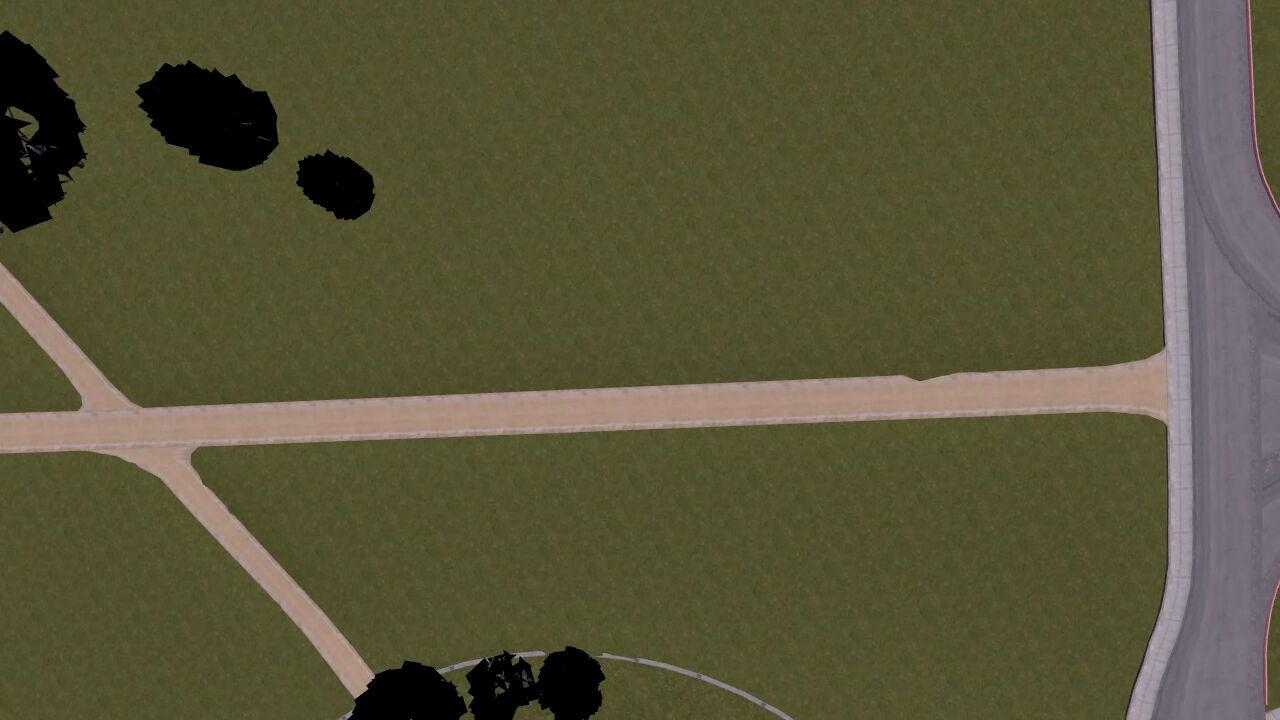
#> input picture map_visualization/samples/frame_1.jpg, 1280 x 720 px
$ python demo_from_jpegs.py --dir map_visualization/samples
#> lines starting #> are read from the running program, lines starting #| are printed output that depends on the picture; after the words box and inside, x2 and y2 are one past the last pixel; in counts of white or black regions, pixels touching at a corner belong together
### map_visualization/realtime_mapper.py
#!/usr/bin/env python3
"""Realtime orthophoto builder based on georeferenced frames.

Instead of reading EXIF from saved JPEGs this class consumes `GeorefFrame` objects
(directly providing image ndarray + DroneData with lat, lon, alt, yaw (radians), etc.).

Usage example:

    from realtime_mapper import RealTimeMapper
    mapper = RealTimeMapper(img_width=1280, img_height=720, fov_x=1.74, preview=True)
    mapper.add_frame(geo_frame)
    # interact with window: scrollbars, mouse wheel to zoom, drag to pan.
"""
from __future__ import annotations
import os
import math
import numpy as np
from typing import Optional
from PIL import Image, ImageTk
import tkinter as tk
from geo_frame import GeorefFrame
from concurrent.futures import ThreadPoolExecutor
import cv2


class RealTimeMapper:
    def __init__(
        self,
        img_width: int,
        img_height: int,
        fov_x: float,
        ortho_width: int = 5000,
        ortho_height: int = 5000,
        alpha: float = 0.5,
        preview: bool = False,
        preview_scale: float = .5,
    ):
        """Initialize realtime mapper.

        img_width/img_height: dimensions of source frames (needed for GSD).
        fov_x: horizontal field of view (radians).
        ortho_width/height: pixel size of orthomap canvas.
        alpha: blend factor for newly added frame (0..1).
        preview: if True show incremental Tk preview window.
        preview_scale: scale factor applied to displayed orthomap.
        """
        self.img_width = img_width
        self.img_height = img_height
        self.fov_x = fov_x
        self.fov_y = fov_x * (img_height / img_width)
        self.ortho_width = ortho_width
        self.ortho_height = ortho_height
        self.alpha = alpha
        self.preview = preview
        self.preview_scale = preview_scale

        self.executor = ThreadPoolExecutor(max_workers=2)

        # RGBA canvas
        self.ortho_map = np.zeros((ortho_height, ortho_width, 4), dtype=np.uint8)

        # reference frame info (set when first frame added)
        self.ref_lat: Optional[float] = None
        self.ref_lon: Optional[float] = None
        self.ref_gsd_x: Optional[float] = None  # meters per pixel horizontally
        self.frames_added = 0

        # preview setup
        self._tk_root: Optional[tk.Tk] = None
        self._tk_canvas: Optional[tk.Canvas] = None
        self._tk_img: Optional[ImageTk.PhotoImage] = None
        self.zoom: float = 1.0
        self.min_zoom: float = 0.1
        self.max_zoom: float = 5.0
        self._canvas_image_id = None
        self._hq_refresh_pending = False  # schedule high-quality refresh after fast zoom
        if self.preview:
            self._init_preview()

    # [24 lines left out: function _init_preview, not called in this run]

    def _on_btn_press(self, event):
        if self._tk_canvas is not None:
            self._tk_canvas.scan_mark(event.x, event.y)

    def _on_drag(self, event):
        if self._tk_canvas is not None:
            self._tk_canvas.scan_dragto(event.x, event.y, gain=1)

    # [22 lines left out: functions _on_mouse_wheel, _delayed_hq_refresh, not called in this run]

    def _update_preview(self, force: bool = False, fast: bool = False):
        if not self.preview or self._tk_canvas is None:
            return
        preview_img = Image.fromarray(self.ortho_map, 'RGBA')
        target_w = int(self.ortho_width * self.preview_scale * self.zoom)
        target_h = int(self.ortho_height * self.preview_scale * self.zoom)
        resample = Image.Resampling.NEAREST if fast else Image.Resampling.LANCZOS
        # preview_img = preview_img.resize((target_w, target_h), resample)
        preview_np = cv2.resize(self.ortho_map, (target_w, target_h), interpolation=cv2.INTER_NEAREST)
        preview_img = Image.fromarray(preview_np, 'RGBA')
        self._tk_img = ImageTk.PhotoImage(preview_img)
        if self._canvas_image_id is None:
            self._canvas_image_id = self._tk_canvas.create_image(0, 0, anchor='nw', image=self._tk_img)
        else:
            self._tk_canvas.itemconfig(self._canvas_image_id, image=self._tk_img)
        self._tk_canvas.config(scrollregion=(0, 0, target_w, target_h))
        self._tk_root.update_idletasks()
        self._tk_root.update()

    # [4 lines left out: function wait_until_closed, not called in this run]

    @staticmethod
    def _gps_to_pixel_offset(lat_ref: float, lon_ref: float, lat: float, lon: float, gsd_x: float) -> tuple[int, int]:
        """Convert the GPS coordinate difference (approx planar) into pixel offset.
        Uses equirectangular approximation suitable for small areas.
        """
        delta_x_m = (lon - lon_ref) * 111320 * math.cos(math.radians(lat_ref))
        delta_y_m = (lat - lat_ref) * 111320
        px_offset = int(delta_x_m / gsd_x)
        py_offset = int(delta_y_m / gsd_x)
        return px_offset, py_offset

    def _compute_gsd_x(self, altitude_m: float) -> float:
        """Compute ground sampling distance (meters per pixel) horizontally.
        Formula: footprint_width = 2 * alt * tan(FOVx/2) ; GSD = footprint_width / img_width
        """
        return 2 * altitude_m * math.tan(self.fov_x / 2) / self.img_width

    def add_frame(self, geo_frame: GeorefFrame) -> None:
        """Blend a georeferenced frame into the orthomap.

        geo_frame.drone_data must have lat, lon, alt, yaw (radians) and rel_alt.
        If yaw unavailable, no rotation is applied.
        Transparent background preserved for rotated images (only real pixels blended).
        Frames taken at differing altitudes are scaled so ground sampling distance matches
        the first (reference) frame, ensuring consistent map scale.
        """
        dd = geo_frame.drone_data
        if any(v is None for v in [dd.lat, dd.lon, dd.rel_alt, dd.yaw]) or dd.rel_alt < 0:
            # insufficient geo data
            return

        # reference initialization
        if self.ref_lat is None:
            self.ref_lat = dd.lat
            self.ref_lon = dd.lon
            self.ref_gsd_x = self._compute_gsd_x(dd.rel_alt)

        # For offset we keep using reference frame's gsd_x so scale is consistent on canvas
        ref_gsd_x = self.ref_gsd_x

        # Rotation: convert yaw radians (-pi..pi) to degrees; normalize so that 0 deg = north-up if desired.
        # Original script rotated by -cam_direction (degrees). We'll mimic that with negative yaw_deg.
        yaw_deg = math.degrees(dd.yaw) if dd.yaw is not None else 0.0
        rotate_deg = -yaw_deg

        # Convert BGR (OpenCV) -> RGB before creating PIL Image to fix swapped colors
        bgr = geo_frame.image
        rgb = cv2.cvtColor(bgr, cv2.COLOR_BGR2RGB)
        rgba = cv2.cvtColor(rgb, cv2.COLOR_RGB2RGBA)
        pil_rgba = Image.fromarray(rgba)
        rotated_img = pil_rgba.rotate(rotate_deg, expand=True, fillcolor=(0, 0, 0, 0))

        # --- Altitude normalization: higher altitude => larger footprint on map ---
        frame_gsd_x = self._compute_gsd_x(dd.rel_alt)
        if frame_gsd_x <= 0:
            return
        # Scale so that pixel footprint in meters is respected relative to reference.
        # If current frame GSD is larger (higher altitude) we ENLARGE the image so it covers more map area.
        # If current frame GSD is smaller (lower altitude) we shrink it.
        scale_factor = frame_gsd_x / ref_gsd_x  # >1 when higher than reference altitude
        # Clamp extreme scaling to avoid huge memory usage.
        scale_factor = max(0.05, min(40.0, scale_factor))
        if abs(scale_factor - 1.0) > 1e-3:
            new_w = max(1, int(rotated_img.width * scale_factor))
            new_h = max(1, int(rotated_img.height * scale_factor))
            rotated_img = rotated_img.resize((new_w, new_h), Image.Resampling.BILINEAR if scale_factor > 1 else Image.Resampling.LANCZOS)
        # ------------------------------------------------------------------
        img_np = np.array(rotated_img)  # RGBA
        h, w = img_np.shape[:2]

        # Pixel offset from reference lat/lon
        px_offset, py_offset = self._gps_to_pixel_offset(self.ref_lat, self.ref_lon, dd.lat, dd.lon, ref_gsd_x)

        # Place frame roughly at center + offset
        x_start = self.ortho_width // 2 + px_offset - w // 2
        y_start = self.ortho_height // 2 - py_offset - h // 2
        x_end = x_start + w
        y_end = y_start + h

        # Clipping
        x_start_clip = max(0, x_start)
        y_start_clip = max(0, y_start)
        x_end_clip = min(self.ortho_width, x_end)
        y_end_clip = min(self.ortho_height, y_end)
        if x_start_clip >= x_end_clip or y_start_clip >= y_end_clip:
            return  # completely outside

        img_x_start = x_start_clip - x_start
        img_y_start = y_start_clip - y_start
        img_x_end = img_x_start + (x_end_clip - x_start_clip)
        img_y_end = img_y_start + (y_end_clip - y_start_clip)
        img_region = img_np[img_y_start:img_y_end, img_x_start:img_x_end, :]  # RGBA

        # Blend only where alpha > 0 (real pixels). Keep existing where transparent.
        target_region = self.ortho_map[y_start_clip:y_end_clip, x_start_clip:x_end_clip, :]
        mask = img_region[:, :, 3] > 0
        if np.any(mask):
            # Prepare arrays
            new_rgb = target_region[:, :, :3]
            src_rgb = img_region[:, :, :3]
            # Expand mask to 3 channels
            mask_3 = np.repeat(mask[:, :, None], 3, axis=2)
            # Alpha blending where mask True
            blended = (src_rgb.astype(np.float32) * self.alpha + new_rgb.astype(np.float32) * (1 - self.alpha)).astype(np.uint8)
            new_rgb[mask_3] = blended[mask_3]
            target_region[:, :, :3] = new_rgb
            # Set alpha to 255 where pixel written
            target_region[:, :, 3][mask] = 255
        # leave transparent background untouched

        self.frames_added += 1
        self._update_preview()

    def save(self, output_path: str) -> None:
        os.makedirs(os.path.dirname(output_path), exist_ok=True)
        img = Image.fromarray(self.ortho_map, 'RGBA').copy()
        self.executor.submit(img.save, output_path)

    # [8 lines left out: function close, not called in this run]


# [2 lines that do not run on import are left out]

### geo_frame.py
import numpy as np
import os
from models import DroneData
from exif_utils import save_frame_with_gps


class GeorefFrame:
    def __init__(self, image: np.ndarray, drone_data: DroneData, name: str):
        self.image: np.ndarray = image
        self.drone_data: DroneData = drone_data
        self.name: str = name

    # [20 lines left out: functions from_dict, save, not called in this run]

### demo_from_jpegs.py
#!/usr/bin/env python3
"""Demo: build an orthomap from existing geotagged JPEG files.

Loads JPEGs with EXIF GPS + custom metadata (written by exif_utils.save_frame_with_gps),
creates GeorefFrame objects and feeds them into RealTimeMapper.

Usage:
    python map_visualization/demo_from_jpegs.py \
        -d data/2025-10-13_19-54-30/frames \
        -o map_visualization/orthomap_from_jpegs.png \
        --fov-x 1.74 --preview

Notes:
- Expects EXIF GPS tags for latitude, longitude, altitude and ImageDescription with rel_alt & yaw_deg.
- If signed yaw_deg not available, derives signed yaw from GPSImgDirection (0..360) making (-180..180).
- Field of view (fov_x) must be known for GSD estimation; adjust to your camera.
"""

import time
import os
import math
import argparse
import logging
from typing import List, Optional
import cv2
from PIL import Image
import re

from geo_frame import GeorefFrame
from models import DroneData
from map_visualization.realtime_mapper import RealTimeMapper

IMAGE_DESCRIPTION_TAG = 270  # ImageDescription
GPS_INFO_TAG = 34853  # GPSInfo


def parse_exif(path: str) -> Optional[DroneData]:
#> called with path = 'map_visualization/samples/frame_1.jpg'
    try:
        img = Image.open(path)
#> img is the input picture: PIL image 1280x720 RGB; mean R, G, B 89.1, 85.3, 56.9
        exif = img._getexif()
#> exif = 6 items
    except Exception as e:
        logging.warning(f"Failed to open/read EXIF for {path}: {e}")
        return None
    if not exif:
        return None

    gps = exif.get(GPS_INFO_TAG)
#> gps = 9 items
    if not gps:
        return None

    rel_alt = None
    lat_deg = None
    lon_deg = None
    cam_direction = None

    def _ratio_to_float(r):
        try:
            if hasattr(r, "numerator") and hasattr(r, "denominator"):
                return float(r.numerator) / float(r.denominator)
            if isinstance(r, tuple) and len(r) == 2:
                return float(r[0]) / float(r[1]) if r[1] else 0.0
            return float(r)
        except Exception:
            return float(r)

    def _dms_to_deg(dms):
        return (
            _ratio_to_float(dms[0])
            + _ratio_to_float(dms[1]) / 60.0
            + _ratio_to_float(dms[2]) / 3600.0
        )

    if exif:
        # Relative altitude stored in ImageDescription (custom format: ... rel_alt=XX, ...)
        if IMAGE_DESCRIPTION_TAG in exif:
            try:
                rel_alt = float(
                    exif[IMAGE_DESCRIPTION_TAG].split("rel_alt=")[1].split(",")[0]
                )
#> rel_alt = 50.01
            except Exception:
                rel_alt = None
        if GPS_INFO_TAG in exif:
            gps = exif[GPS_INFO_TAG]
            try:
                lat_ref = gps.get(1, "N")  # 'N' or 'S'
#> lat_ref = 'N'
                lon_ref = gps.get(3, "E")  # 'E' or 'W'
#> lon_ref = 'W'
                gps_lat = gps.get(2)
                gps_lon = gps.get(4)
                if gps_lat and gps_lon:
                    lat_val = _dms_to_deg(gps_lat)
#> lat_val = 37.41
                    lon_val = _dms_to_deg(gps_lon)
#> lon_val = 122
                    if isinstance(lat_ref, bytes):
                        lat_ref = lat_ref.decode(errors="ignore")
                    if isinstance(lon_ref, bytes):
                        lon_ref = lon_ref.decode(errors="ignore")
                    lat_deg = -lat_val if lat_ref.upper() == "S" else lat_val
#> lat_deg = 37.41
                    lon_deg = -lon_val if lon_ref.upper() == "W" else lon_val
#> lon_deg = -122
                cam_direction = gps.get(17)  # GPSImgDirection if present (0..360)
            except Exception as e:
                logging.debug(f"GPS parse error for {path}: {e}")

    yaw_rad = math.radians(cam_direction) if cam_direction is not None else None
#> yaw_rad = 2.84

    drone_data = DroneData(
        lat=lat_deg,
        lon=lon_deg,
        alt=None,
        rel_alt=rel_alt,
        yaw=yaw_rad,
        roll=None,
        pitch=None,
    )
    return drone_data


def build_georef_frames(paths: List[str]) -> List[GeorefFrame]:
    frames: List[GeorefFrame] = []
    for p in paths:
        dd = parse_exif(p)
        if dd is None:
            logging.info(f"Skipping (no geo) {p}")
            continue
        img = cv2.imread(p)
#> img: shape (720, 1280, 3)
        if img is None:
            logging.info(f"Skipping (cannot read) {p}")
            continue
        name = os.path.splitext(os.path.basename(p))[0]
        frames.append(GeorefFrame(image=img, drone_data=dd, name=name))
    return frames

def main():
    parser = argparse.ArgumentParser(description="Orthomap demo from geotagged JPEGs")
    parser.add_argument(
        "-d", "--dir", required=True, help="Directory with geotagged JPEGs"
    )
    parser.add_argument(
        "-o",
        "--output",
        default="map_visualization/orthomap_from_jpegs.png",
        help="Output PNG path",
    )
    parser.add_argument(
        "--fov-x", type=float, default=1.74, help="Horizontal field of view (radians)"
    )
    parser.add_argument(
        "--preview", action="store_true", help="Show live preview window"
    )
    parser.add_argument(
        "--alpha", type=float, default=0.5, help="Blend factor for new frames (0..1)"
    )
    parser.add_argument("-l", "--log-level", default="INFO")
    args = parser.parse_args()
    logging.basicConfig(
        level=getattr(logging, args.log_level.upper()),
        format="%(asctime)s %(levelname)s: %(message)s",
    )

    if not os.path.isdir(args.dir):
        raise SystemExit(f"Directory not found: {args.dir}")

    all_files = [
        os.path.join(args.dir, f)
        for f in os.listdir(args.dir)
        if f.lower().endswith(".jpg")
    ]
    _num_re = re.compile(r"(\d+)")

    def _numeric_key(p: str):
        base = os.path.basename(p)
        m = _num_re.search(base)
        if m:
            return (0, int(m.group(1)))
        return (1, base.lower())

    all_files.sort(key=_numeric_key)
    if not all_files:
        raise SystemExit("No .jpg files found.")

    georef_frames = build_georef_frames(all_files)
#> georef_frames = 2 items
    if not georef_frames:
        raise SystemExit("No georeferenced frames parsed.")

    # derive dimensions from first image
    h, w = georef_frames[0].image.shape[:2]
#> h = 720; w = 1280
    mapper = RealTimeMapper(
        img_width=w,
        img_height=h,
        fov_x=args.fov_x,
        alpha=args.alpha,
        preview=args.preview,
        ortho_width=5000,
        ortho_height=10000,
        preview_scale=0.3
    )

    for gf in georef_frames:
        mapper.add_frame(gf)
#> this loop made 2 passes
#> (ref_gsd_x in add_frame, yaw_deg in add_frame, rotate_deg in add_frame, frame_gsd_x in add_frame, scale_factor in add_frame) on pass 1: (0.0926, 163, -163, 0.0926, 1)
#> (ref_gsd_x in add_frame, yaw_deg in add_frame, rotate_deg in add_frame, frame_gsd_x in add_frame, scale_factor in add_frame, h in add_frame, w in add_frame) on pass 2: (0.0926, 0.01, -0.01, 0.0926, 1, 722, 1282)
#> pass 1, in add_frame, `rotated_img = pil_rgba.rotate(rotate_deg, expand=True, fillcolor=(0, 0..`:
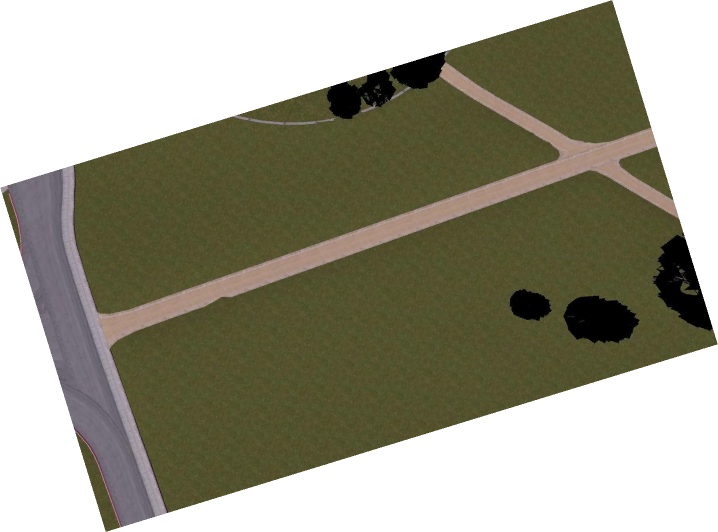
#> rotated_img: PIL image 1436x1064 RGBA (shown at 1/2 size); mean R, G, B, A 53.7, 51.4, 34.3, 153.8; transparent parts drawn white
#> pass 1, in add_frame, `mask = img_region[:, :, 3] > 0`:
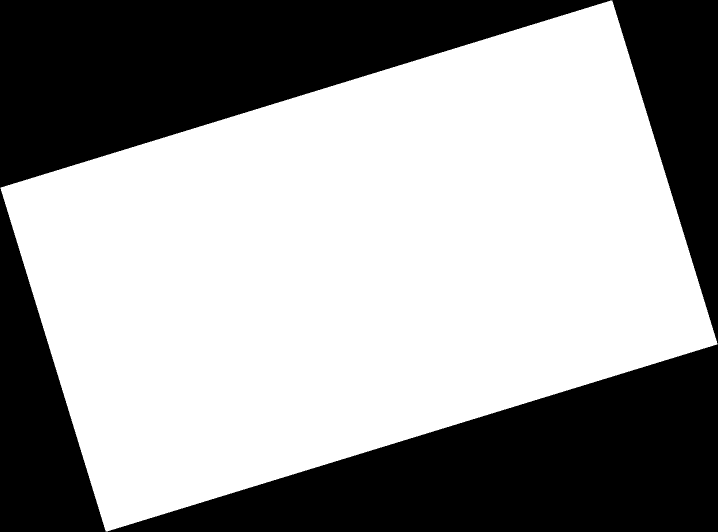
#> mask: shape (1064, 1436) bool (shown at 1/2 size); 60.3% white; 1 black region, box (x1, y1, x2, y2) and area: (0, 0, 1436, 1064) 606309
        # time.sleep(0.1)  # simulate processing delay

    mapper.save(args.output)
    logging.info(f"Saved orthomap to {args.output}")
    if args.preview:
        mapper.wait_until_closed()
        logging.info("Closing preview window...")
        mapper.close()

if __name__ == "__main__":
    main()
